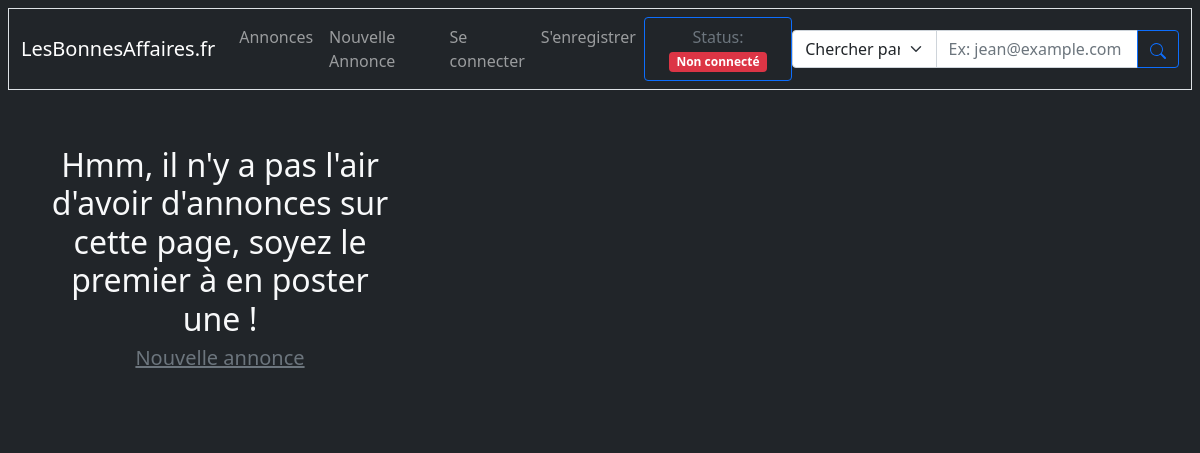
/annonce/2, run on an earlier commit of the app's database.
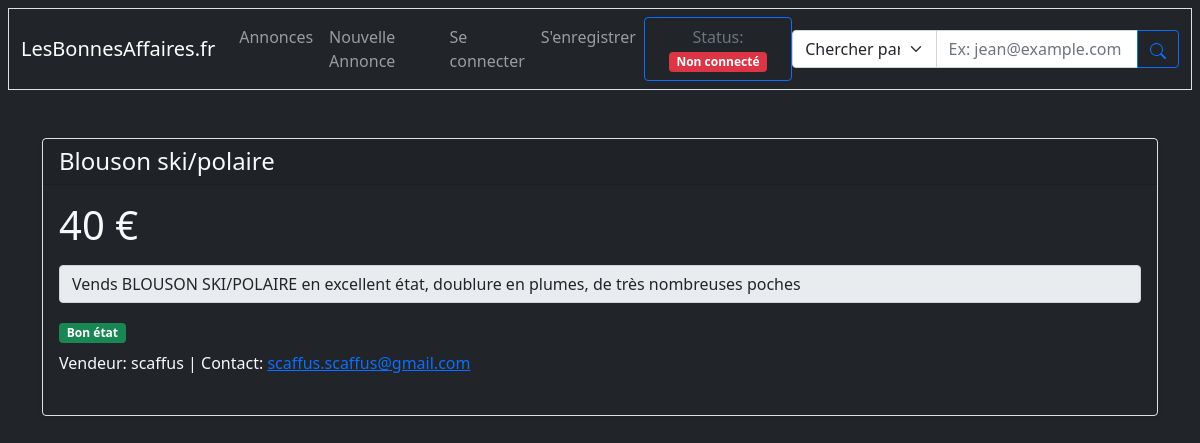
And on a later commit of the database.
### app.py (models this page shows, shortened)
class Post(db.Model):
    id              = db.Column(db.Integer, primary_key = True)
    title           = db.Column(db.Text, nullable = False)
    description     = db.Column(db.Text, nullable = False)
    mail            = db.Column(db.Text, nullable = False)
    price           = db.Column(db.Text, nullable = False)
    username        = db.Column(db.Text, nullable = False)
    asset_condition = db.Column(db.Text, nullable = False)
    date            = db.Column(db.DateTime, nullable = False, default = datetime.utcnow)

### app.py (the view)
@app.route('/annonce/<int:id>')
def annonce(id):
    annonce = Post.query.filter_by(id=id).first()
    return render_template('index.html', requestAnnonce=annonce, user=current_user)

### templates/index.html (shortened to what this page needs)
{% extends 'base.html' %}
{% block body %}
{% if requestAnnonce %}
<div class="container mt-5">
  <div class="card mb-4 shadow-sm border border-1 bg-dark text-light">
    <div class="card-header">
      <h4 class="my-0 fw-normal">{{ requestAnnonce.title }}</h4>
    </div>
    <div class="card-body">
      <h1 class="card-title pricing-card-title">{{ requestAnnonce.price }} €<small class="text-muted"></small></h1>
      <ul class="list-unstyled mt-3 mb-4">
        <span class="input-group-text">{{ requestAnnonce.description }}</span>
        <div class="mt-3 mb-2">
          {% if requestAnnonce.asset_condition == '5' %}
          <span class="badge bg-primary">Neuf</span>
          {% elif requestAnnonce.asset_condition == '4' %}
          <span class="badge bg-info">Très bon état</span>
          {% elif requestAnnonce.asset_condition == '3' %}
          <span class="badge bg-success">Bon état</span>
          {% elif requestAnnonce.asset_condition == '2' %}
          <span class="badge bg-warning">Assez bon état</span>
          {% elif requestAnnonce.asset_condition == '1' %}
          <span class="badge bg-danger">Etat médiocre</span>
          {% endif %}
        </div>
        <p>Vendeur: {{ requestAnnonce.username }} | Contact: <a href="mailto:{{ requestAnnonce.mail }}">{{
            requestAnnonce.mail }}</a></p>
      </ul>
    </div>
  </div>
</div>
{% else %}
<div class="album py-5 bg-dark">
  <div class="container">
    <div class="row row-cols-1 row-cols-sm-2 row-cols-md-3">
      {% if annonces %}
      {% for annonce in annonces %}
      <div class="col">
        <div class="card bg-dark text-light border border-1 rounded-1">
          <img src="/static/images/annonces/img_annonce_{{ annonce.id }}.jpg" width="414" height="232"
            class="card-img-top" alt="Image pour: {{ annonce.title }}">
          <div class="card-body">
            <h5 class="card-title">{{ annonce.title }}</h5>
            <p class="card-text">{{ annonce.price }}€</p>
            <div class="mt-3 mb-2">
              {% if annonce.asset_condition == '5' %}
              <span class="badge bg-primary">Neuf</span>
              {% elif annonce.asset_condition == '4' %}
              <span class="badge bg-info">Très bon état</span>
              {% elif annonce.asset_condition == '3' %}
              <span class="badge bg-success">Bon état</span>
              {% elif annonce.asset_condition == '2' %}
              <span class="badge bg-warning">Assez bon état</span>
              {% elif annonce.asset_condition == '1' %}
              <span class="badge bg-danger">Etat médiocre</span>
              {% endif %}
            </div>
            <p class="card-text">Vendeur: {{ annonce.username }}</p>
            <p class="card-text text-muted fst-italic">{{ annonce.date.replace(microsecond=0) }}</p>
            <a href="/annonce/{{ annonce.id }}" class="btn btn-primary">Plus d'informations</a>
            <br>
            {% if user.is_authenticated %}
            {% if user.username.lower() == annonce.username.lower() %}
            <span class="border rounded-bottom bg-dark p-2 mt-3 position-absolute end-0">Votre annonce</span>
            {% endif %}
            {% endif %}
          </div>
        </div>
      </div>
      {% endfor %}
    </div>
  </div>
</div>
{% else %}
<div class="" style="text-align: center;">
  <h2 class="text-light">Hmm, il n'y a pas l'air d'avoir d'annonces sur cette page, soyez le premier à en poster une !
  </h2>
  <h5><a href="/annonce/new" class="text-muted">Nouvelle annonce</a></h5>
</div>
{% endif %}
{% endif %}
{% endblock %}

What changed in the data, as far as the page shows it:
added Post: title "Blouson ski/polaire", price "40", description "Vends BLOUSON SKI/POLAIRE en excellent état, doublure en plumes, de très nombreuses poches", username "scaffus", mail "scaffus.scaffus@gmail.com"
Also different on the page:
text no longer shown: "Hmm, il n'y a pas l'air d'avoir d'annonces sur cette page, soyez le premier à en poster une ! Nouvelle annonce"
text now shown: "€ Bon état Vendeur: | Contact:"
